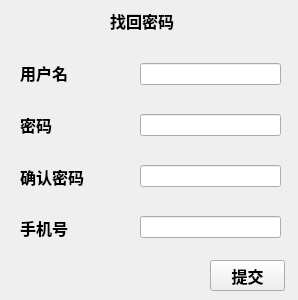
<?xml version="1.0" encoding="UTF-8"?>
<ui version="4.0">
 <class>reback</class>
 <widget class="QWidget" name="reback">
  <property name="geometry">
   <rect>
    <x>0</x>
    <y>0</y>
    <width>298</width>
    <height>300</height>
   </rect>
  </property>
  <property name="windowTitle">
   <string>Form</string>
  </property>
  <property name="styleSheet">
   <string notr="true"/>
  </property>
  <widget class="QWidget" name="widget" native="true">
   <property name="geometry">
    <rect>
     <x>0</x>
     <y>0</y>
     <width>300</width>
     <height>40</height>
    </rect>
   </property>
   <widget class="QLabel" name="label_5">
    <property name="geometry">
     <rect>
      <x>110</x>
      <y>10</y>
      <width>71</width>
      <height>21</height>
     </rect>
    </property>
    <property name="font">
     <font>
      <family>微软雅黑</family>
      <pointsize>12</pointsize>
      <weight>75</weight>
      <bold>true</bold>
     </font>
    </property>
    <property name="text">
     <string>找回密码</string>
    </property>
   </widget>
  </widget>
  <widget class="QWidget" name="widget_2" native="true">
   <property name="geometry">
    <rect>
     <x>0</x>
     <y>40</y>
     <width>100</width>
     <height>220</height>
    </rect>
   </property>
   <widget class="QWidget" name="verticalLayoutWidget">
    <property name="geometry">
     <rect>
      <x>20</x>
      <y>10</y>
      <width>71</width>
      <height>201</height>
     </rect>
    </property>
    <layout class="QVBoxLayout" name="verticalLayout">
     <item>
      <widget class="QLabel" name="label_2">
       <property name="font">
        <font>
         <family>微软雅黑</family>
         <pointsize>12</pointsize>
         <weight>75</weight>
         <bold>true</bold>
        </font>
       </property>
       <property name="text">
        <string>用户名</string>
       </property>
      </widget>
     </item>
     <item>
      <widget class="QLabel" name="label">
       <property name="font">
        <font>
         <family>微软雅黑</family>
         <pointsize>12</pointsize>
         <weight>75</weight>
         <bold>true</bold>
        </font>
       </property>
       <property name="text">
        <string>密码</string>
       </property>
      </widget>
     </item>
     <item>
      <widget class="QLabel" name="label_3">
       <property name="font">
        <font>
         <family>微软雅黑</family>
         <pointsize>12</pointsize>
         <weight>75</weight>
         <bold>true</bold>
        </font>
       </property>
       <property name="text">
        <string>确认密码</string>
       </property>
      </widget>
     </item>
     <item>
      <widget class="QLabel" name="label_4">
       <property name="font">
        <font>
         <family>微软雅黑</family>
         <pointsize>12</pointsize>
         <weight>75</weight>
         <bold>true</bold>
        </font>
       </property>
       <property name="text">
        <string>手机号</string>
       </property>
      </widget>
     </item>
    </layout>
   </widget>
  </widget>
  <widget class="QWidget" name="widget_3" native="true">
   <property name="geometry">
    <rect>
     <x>100</x>
     <y>40</y>
     <width>200</width>
     <height>220</height>
    </rect>
   </property>
   <widget class="QWidget" name="verticalLayoutWidget_2">
    <property name="geometry">
     <rect>
      <x>40</x>
      <y>0</y>
      <width>141</width>
      <height>221</height>
     </rect>
    </property>
    <layout class="QVBoxLayout" name="verticalLayout_2">
     <item>
      <widget class="QLineEdit" name="username"/>
     </item>
     <item>
      <widget class="QLineEdit" name="passwd">
       <property name="echoMode">
        <enum>QLineEdit::Password</enum>
       </property>
      </widget>
     </item>
     <item>
      <widget class="QLineEdit" name="passwd2">
       <property name="echoMode">
        <enum>QLineEdit::Password</enum>
       </property>
      </widget>
     </item>
     <item>
      <widget class="QLineEdit" name="phone_num"/>
     </item>
    </layout>
   </widget>
  </widget>
  <widget class="QWidget" name="widget_4" native="true">
   <property name="geometry">
    <rect>
     <x>0</x>
     <y>260</y>
     <width>300</width>
     <height>40</height>
    </rect>
   </property>
   <widget class="QLabel" name="back_label">
    <property name="geometry">
     <rect>
      <x>0</x>
      <y>0</y>
      <width>120</width>
      <height>30</height>
     </rect>
    </property>
    <property name="styleSheet">
     <string notr="true">image:url(:/image/left.jpg)</string>
    </property>
    <property name="text">
     <string/>
    </property>
   </widget>
   <widget class="QPushButton" name="confirm">
    <property name="geometry">
     <rect>
      <x>210</x>
      <y>0</y>
      <width>75</width>
      <height>31</height>
     </rect>
    </property>
    <property name="font">
     <font>
      <family>微软雅黑</family>
      <pointsize>12</pointsize>
      <weight>75</weight>
      <bold>true</bold>
     </font>
    </property>
    <property name="text">
     <string>提交</string>
    </property>
   </widget>
  </widget>
 </widget>
 <resources>
  <include location="regitst.qrc"/>
 </resources>
 <connections/>
</ui>
